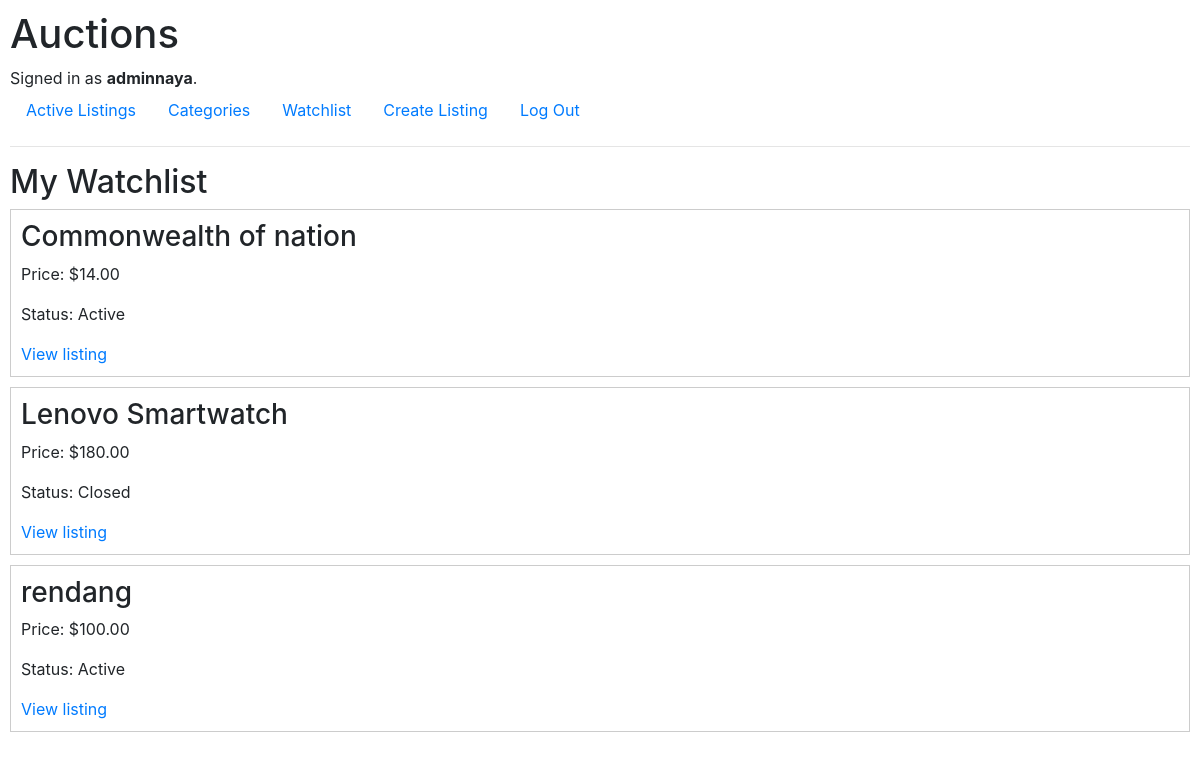
Screenshot of /watchlist (signed in) with the database file from the repository.
### auctions/models.py (models this page shows, shortened)
class User(AbstractUser):
    pass

class AuctionList(models.Model):
    owner = models.ForeignKey(
        User, on_delete = models.CASCADE, related_name="listings"
    )
    title = models.CharField(max_length=120)
    description = models.TextField()
    starting_bid = models.DecimalField(
        max_digits=10, decimal_places=2
    )
    image = models.ImageField(    # or URL field
       upload_to ="images/", blank = True, null = True
    )
    category = models.ForeignKey(
        Category, on_delete=models.SET_NULL, related_name="listings",  blank = True, null = True
    )
    date_posted = models.DateTimeField(auto_now_add=True)
    is_active = models.BooleanField(default=True)
    winner = models.ForeignKey(
        User, on_delete = models.SET_NULL,  blank = True, null = True, related_name ="won_auction"
    )
    watchlist = models.ManyToManyField(
        User, blank = True, related_name = "watchlist"
    )

### auctions/views.py (the view)
# urls.py: path("watchlist", views.watchlist, name="watchlist"),
@login_required
def watchlist(request):
    listings = request.user.watchlist.all()
    for listing in listings:
        highest_bid = listing.bids.order_by("-bid_amount").first()
        listing.current_price = (
            highest_bid.bid_amount if highest_bid else listing.starting_bid
        )
    return render(request, "auctions/watchlist.html", {
        "listings": listings
    })

### auctions/templates/auctions/watchlist.html (shortened to what this page needs)
{% extends "auctions/layout.html" %}
{% block body %}
<h2>My Watchlist</h2>
{% for listing in listings %}
  <div style="border: 1px solid #ccc; padding: 10px; margin-bottom: 10px;">
      <div>
        <h3>{{ listing.title }}</h3>
        <p>Price: ${{ listing.current_price }}</p>
        <p>Status:
          {% if listing.is_active %}
            Active
          {% else %}
            Closed
          {% endif %}
        </p>
        <a href="{% url 'listing_detail' listing.id %}">
          View listing
        </a>
      </div>
    </div>
    {% empty %}
      <p>Your watchlist is empty.</p>
    {% endfor %}
{% endblock %}

### auctions/templates/auctions/layout.html (shortened to what this page needs)
{% load static %}
<!DOCTYPE html>
<html lang="en">
    <head>
        <link rel="stylesheet" href="https://stackpath.bootstrapcdn.com/bootstrap/4.4.1/css/bootstrap.min.css">
        <link href="{% static 'auctions/styles.css' %}" rel="stylesheet">
    </head>
    <body>
        <h1>Auctions</h1>
        <div>
            {% if user.is_authenticated %}
                Signed in as <strong>{{ user.username }}</strong>.
            {% else %}
                Not signed in.
            {% endif %}
        </div>
        <ul class="nav">
            <li class="nav-item">
                <a class="nav-link" href="{% url 'index' %}">Active Listings</a>
            </li>
            <li class="nav-item">
                <a class="nav-link" href="{% url 'categories' %}">Categories</a>
            </li>
            <li class="nav-item">
                <a class="nav-link" href="{% url 'watchlist' %}">Watchlist</a>
            </li>
            <li class="nav-item">
                <a class="nav-link" href="{% url 'create_listing' %}">Create Listing</a>
            </li>
            {% if user.is_authenticated %}
                <li class="nav-item">
                    <a class="nav-link" href="{% url 'logout' %}">Log Out</a>
                </li>
            {% endif %}
        </ul>
        <hr>
        {% block body %}
        {% endblock %}
    </body>
</html>

### auctions/static/auctions/styles.css (style rules this page uses)
body { padding: 10px; }

### rows the page displays
User: username "adminnaya"
AuctionList: title "Commonwealth of nation", current_price "14.00", is_active "Active"
AuctionList: title "Lenovo Smartwatch", current_price "180.00", is_active "Closed"
AuctionList: title "rendang", current_price "100.00", is_active "Active"
